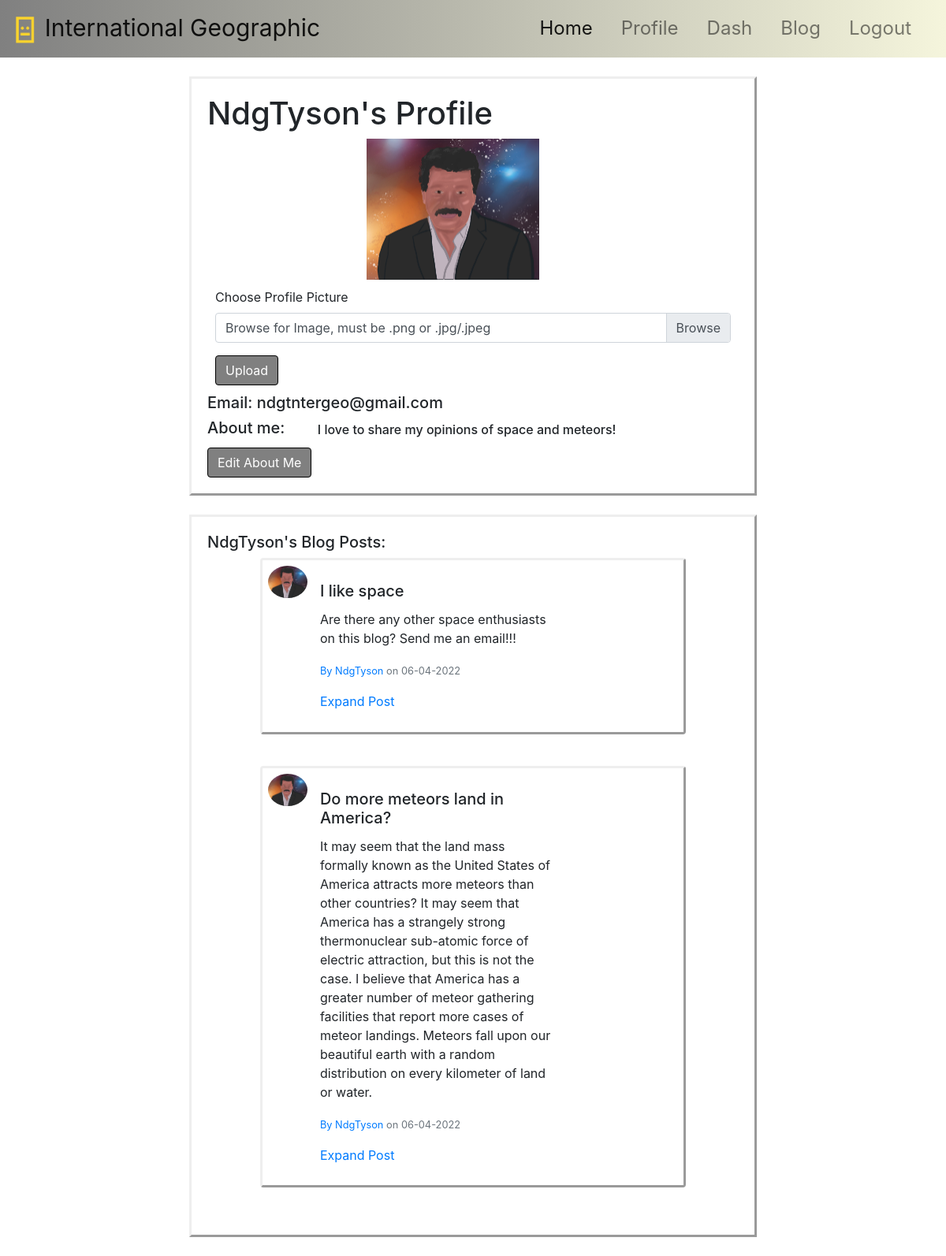
Screenshot of /profile/NdgTyson (signed in) with the database file from the repository.
### flask_app/models.py (models this page shows, shortened)
class User(db.Model, UserMixin):
    id = db.Column(db.Integer, primary_key=True)
    username = db.Column(db.String(15), unique=True, nullable=False)
    first_name = db.Column(db.String(15), nullable=False)
    last_name = db.Column(db.String(15), nullable=False)
    email = db.Column(db.String(50), unique=True, nullable=False)
    password = db.Column(db.String(60), nullable=False)
    post = db.relationship('ForumPost', backref='poster', lazy=True)
    about = db.Column(db.String(150))
    avatar = db.Column(db.String(50), default='../static/images/default.png')

class ForumPost(db.Model):
    id = db.Column(db.Integer, primary_key=True)
    title = db.Column(db.String(80), nullable=False)
    post = db.Column(db.Text, nullable=False)
    date = db.Column(db.DateTime, nullable=False, default=datetime.utcnow)
    id_user = db.Column(db.Integer, db.ForeignKey('user.id'), nullable=False)

### flask_app/main_routes.py (the view)
@main.route('/profile/<username>')
@login_required
def profile(username):
    user = User.query.filter_by(username=username).first_or_404()
    username = user.username
    posts = ForumPost.query.all()
    posts.reverse()
    return (
        render_template('profile.html', name=username, email=user.email,
                        about=user.about, avatar=user.avatar,
                        user=user, posts=posts)
    )

### flask_app/templates/profile.html (shortened to what this page needs)
{% extends "base.html" %}
{% block body %}
<br>
<div style="position: relative; left: 20%; padding: 20px; width: 60%; word-wrap: break-word;border-style: outset ;box-shadow: inset;">
    <h1>
        {{name}}'s Profile
    </h1>
    <div style="position:relative; left:30%; width: 50%">
        <img src={{user.avatar}} alt="Profile Picture" style="max-width: 65%; max-height: 55%;">
    </div>
    {% if current_user.username == user.username %}
    <div class="container" style="padding: 10px">
        <form action="{{ url_for('main.profile', username=name) }}" method="POST" enctype="multipart/form-data">
            <div class="form-group">
                <label>Choose Profile Picture</label>
                <div class="custom-file">
                    <label class="custom-file-label" for="image">Browse for Image, must be .png or .jpg/.jpeg</label>
                </div>
            </div>
            <button type="submit" class="btn btn-primary"
                style="background-color: gray; border-color: black;">Upload</button>
        </form>
    </div>
    {% endif %}
    <h5>
        Email: {{email}}
        <br>
    </h5>
    <div style="display:flex">
        <div style="display:inline-block;align-self: auto ;width:25%;">
            <h5>
                About me:
            </h5>
        </div>
        <div style="display:inline-block; width:60%; position: relative; right:5%; padding: 5px;">
            <h6>
                {% if about %}{{about}}{% endif %}
            </h6>
        </div>
    </div>
    {% if current_user.username == user.username %}
    <div>
        <button class="btn btn-primary" type="button" data-toggle="collapse" data-target=".multi-collapse"
            aria-expanded="false" aria-controls="edit-about" style="background-color: gray; border-color: black">
            Edit About Me
        </button>
    </div>
    {% endif %}
</div>
<br>
<div style="position: relative; left: 20%; padding: 20px; width: 60%; word-wrap: break-word;border-style: outset ;box-shadow: inset;">
    <h5>{{user.username}}'s Blog Posts:</h5>
    {% for post in posts %}
    {% if post.poster.username == user.username %}
  <div class="card mb-3" style="width: 80%; margin: auto; padding: 1% 1% 1% 1%; border: outset;">
    <div class="row g-0">
      <div class="col-md-1">
        <img src="{{post.poster.avatar}}" class="mr-3 rounded-circle" width="50">
      </div>
      <div class="col-md-8">
        <div class="card-body">
          <h5 class="card-title" href="{{ url_for('blog.post_id', post_id=1) }}">{{ post.title }}</h5>
          <p class="card-text">{{ post.post }}</p>
          <p class="card-text"><small class="text-muted"> <a class=""
                href="{{ url_for('main.profile', username=post.poster.username) }}">By {{ post.poster.username }}</a>
              on {{ post.date.strftime('%d-%m-%Y') }}</small></p>
          <a href="{{ url_for('blog.post_id', post_id=post.id) }}"> Expand Post </a>
        </div>
      </div>
    </div>
  </div>
  <br>
  {% endif %}
  {% endfor %}
</div>
<br>
{% endblock %}

### flask_app/templates/base.html (shortened to what this page needs)
<!DOCTYPE html>
<html lang="en">
<head>
    <link rel="stylesheet" href="https://cdn.jsdelivr.net/npm/bootstrap@4.3.1/dist/css/bootstrap.min.css">
</head>
<body>
    <nav class="navbar navbar-expand-lg navbar-light" style="background-image: linear-gradient(to right, grey, beige);">
        <a class="navbar-brand" href="#" style="font-size:2.5vw;">
            <img src="{{ url_for('static', filename='images/logo_square.jpg') }}"
            style="max-width: 5%; max-height: 5%;">
            International Geographic
        </a>
        <div class="collapse navbar-collapse" id="navbarSupportedContent">
            <ul class="navbar-nav ml-auto">
                <li class="nav-item active">
                    <a style="font-size: 18pt; margin-right: 20px;" class="nav-link" href="{{ url_for('main.index') }}">
                        Home <span class="sr-only">(current)</span>
                    </a>
                </li>
                {% if current_user.is_authenticated %}
                <li style="font-size: 18pt; margin-right: 20px;" class ="nav-tem">
                    <a class="nav-link" href="{{ url_for('main.profile', username=current_user.username )}}">
                        Profile
                    </a>
                </li>
                {% endif %}
                <li class="nav-item">
                    <a style="font-size: 18pt; margin-right: 20px;" class="nav-link" href="/dash">
                        Dash
                    </a>
                </li>
                <li class="nav-item">
                    <a style="font-size: 18pt; margin-right: 20px;" class="nav-link" href="{{ url_for('blog.start_blog') }}">
                        Blog
                    </a>
                </li>
                {% if current_user.is_authenticated %}
                <li class ="nav-tem">
                    <a style="font-size: 18pt; margin-right: 20px;" class="nav-link" href="{{ url_for('auth.logout') }}">
                        Logout
                    </a>
                </li>
                {% endif %}
            </ul>
        </div>
    </nav>
        {% block body %}{% endblock %}
</body>
</html>

### rows the page displays
User: username "NdgTyson", avatar (picture), email "ndgtntergeo@gmail.com", about "I love to share my opinions of space and meteors!"
ForumPost: poster.avatar (picture), title "I like space", post "Are there any other space enthusiasts on this blog? Send me an email!!!", poster.username "NdgTyson", date "06-04-2022"
ForumPost: poster.avatar (picture), title "Do more meteors land in America?", post "It may seem that the land mass formally known as the United States of America attracts more meteors than other countries? It may seem that America has a strangely strong thermonuclear sub-atomic force of electric attraction, but this is not the case. I believe that America has a greater number of meteor gathering facilities that report more cases of meteor landings. Meteors fall upon our beautiful earth with a random distribution on every kilometer of land or water.", poster.username "NdgTyson", date "06-04-2022"
